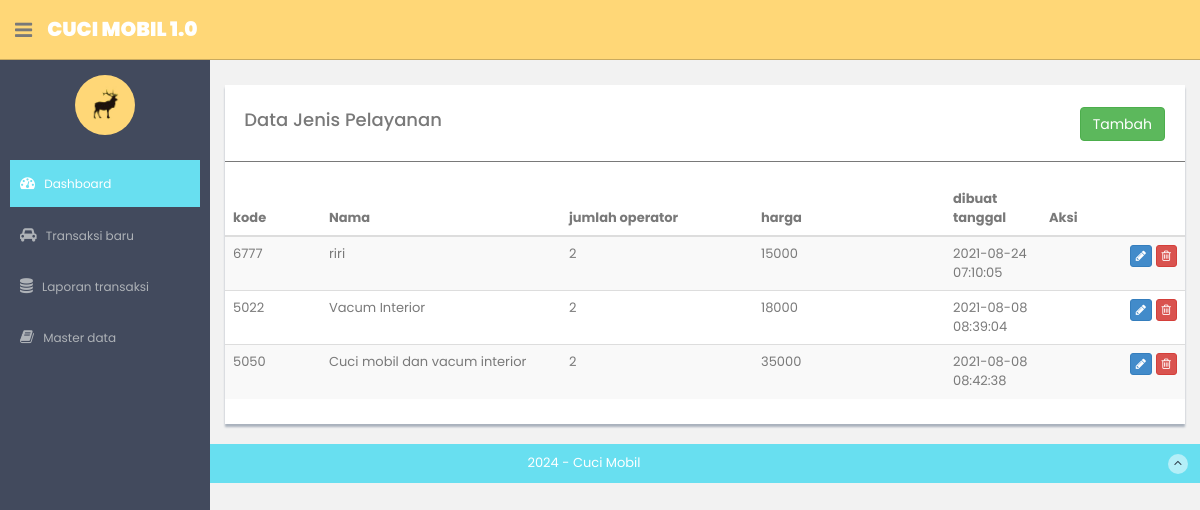
The app's page /services, older data.
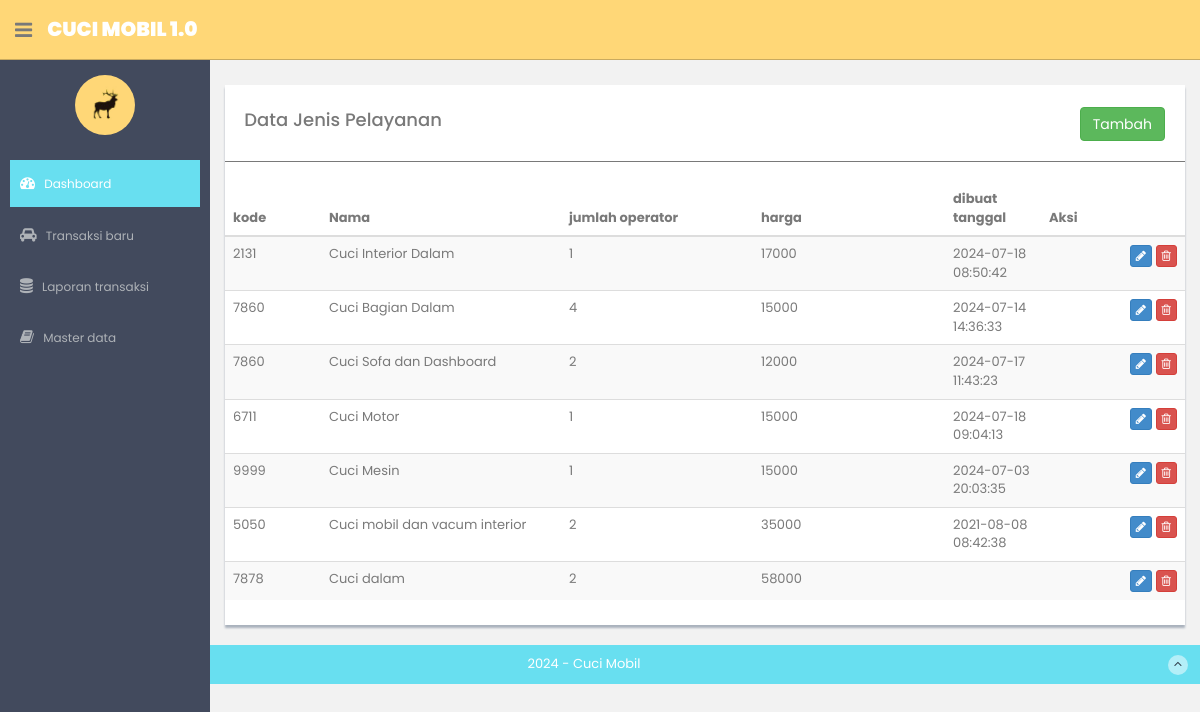
The same page, newer data.
### model/Services.py (models this page shows)
class Servs(Model):
    id = IntegerField(primary_key=True)
    code = CharField()
    name = CharField()
    price = IntegerField()
    many_operators = IntegerField()
    created_on = CharField()
    class Meta:
        database = db
        db_table = 'services'

### routes_services.py (the view)
@app.route("/services", methods=["GET"])
def services():
    services = ServicesController.list_services()
    print(services)
    return render_template('references/services/services-list.html', services=services)

### controller/ServicesController.py (called while the page is built)
    @staticmethod
    def list_services():
        return Servs.select()

### templates/references/services/services-list.html (shortened to what this page needs)
{% extends "layout.html" %}
{% block content %}
<div class="row mt">
      <div class="col-md-12">
          <div class="content-panel">
              <table class="table table-striped table-advance table-hover">
                <div >
                    <div style="float:left;"><h4>&nbsp; Data Jenis Pelayanan </h4></div>
                    <div class="pull-right" style="padding-top:7px;padding-right:20px;">
                        <button class="btn btn-success " onclick="javscript:openModal(0)">Tambah</button>
                    </div>
                </div>
                <hr/>
                  <thead>
                  <tr>
                      <th width="10%"> kode</th>
                      <th width="25%"> Nama</th>
                      <th width="20%"> jumlah operator</th>
                      <th width="20%"> harga</th>
                      <th width="10%"> dibuat tanggal</th>
                      <th width="20%">Aksi</th>
                  </tr>
                  </thead>
                  <tbody>
                  {% for item in services %}
                  <tr>
                      <td>{{ item.code }} </td>
                      <td>{{ item.name }} </td>
                      <td>{{ item.many_operators }} </td>
                      <td>{{ item.price }} </td>
                      <td>{{ item.created_on }} </td>
                      <td align="right">
                          <button class="btn btn-primary btn-xs"  onclick="javscript:openModal({{ item.id }})"><i class="fa fa-pencil"></i></button>
                          <button class="btn btn-danger btn-xs" onclick="javscript:deleteRecord({{ item.id }})"><i class="fa fa-trash-o "></i></button>
                      </td>
                  </tr>
                 {% endfor %}
                  </tbody>
              </table>
          </div>
      </div>
  </div>
{% endblock %}

Row changes from the older to the newer data that the page shows:
removed Servs: code "6777", name "riri", many_operators "2", price "15000", created_on "2021-08-24 07:10:05"
removed Servs: code "5022", name "Vacum Interior", many_operators "2", price "18000", created_on "2021-08-08 08:39:04"
added Servs: code "2131", name "Cuci Interior Dalam", many_operators "1", price "17000", created_on "2024-07-18 08:50:42"
added Servs: code "7860", name "Cuci Bagian Dalam", many_operators "4", price "15000", created_on "2024-07-14 14:36:33"
added Servs: code "7860", name "Cuci Sofa dan Dashboard", many_operators "2", price "12000", created_on "2024-07-17 11:43:23"
added Servs: code "6711", name "Cuci Motor", many_operators "1", price "15000", created_on "2024-07-18 09:04:13"
added Servs: code "9999", name "Cuci Mesin", many_operators "1", price "15000", created_on "2024-07-03 20:03:35"
added Servs: code "7878", name "Cuci dalam", many_operators "2", price "58000"
